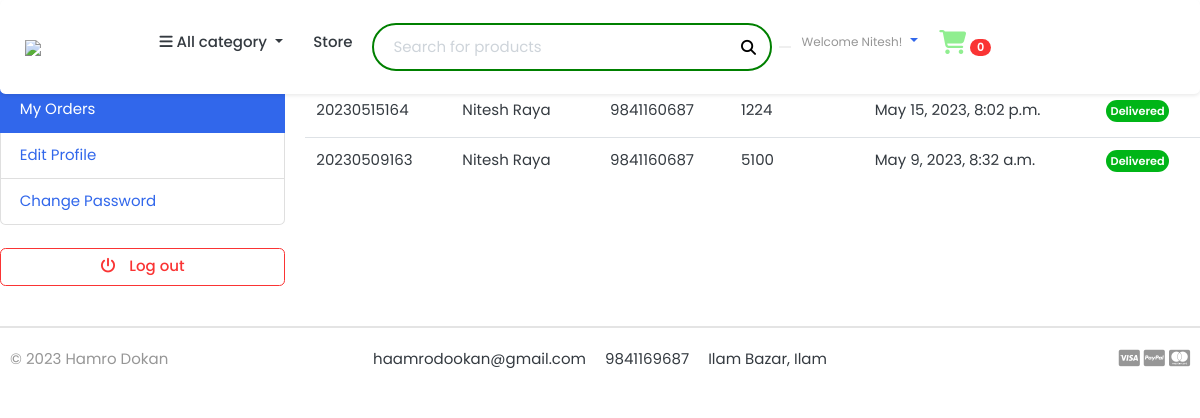
The app's page /accounts/my_orders/ (signed in), older data.
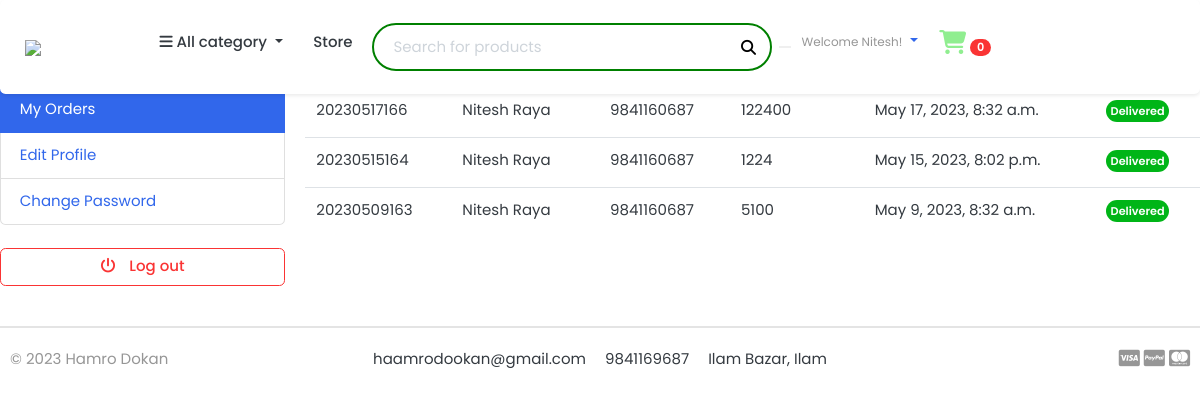
The same page, newer data.
### orders/models.py (models this page shows, shortened)
class Order(models.Model):
    STATUS = (
        ('New','New'),
        ('Accepted', 'Accepted'),
        ('Comleted', 'Completed'),
        ('Cancelled','Cancelled')
    )
    user = models.ForeignKey(Account, on_delete=models.SET_NULL, null=True)
    payment = models.ForeignKey(Payment, on_delete=models.SET_NULL,blank=True, null=True)
    order_number = models.CharField(max_length=20)
    first_name = models.CharField(max_length=50)
    last_name = models.CharField(max_length=50)
    phone = models.CharField(max_length=10)
    email = models.EmailField(max_length=50)
    state = models.CharField(max_length=250)
    area = models.CharField(max_length=250)
    address = models.CharField(max_length=250)
    status = models.CharField(max_length=10, choices=STATUS, default='New')
    ip = models.CharField(blank=True, max_length=20)
    grand_total = models.IntegerField(blank=True)
    tax = models.FloatField()
    is_ordered = models.BooleanField(default=False)
    order_note = models.TextField()
    created_at = models.DateTimeField(auto_now_add=True)
    upated_at = models.DateTimeField(auto_now=True)

### accounts/views.py (the view)
# urls.py: path("my_orders/", views.myOrders, name="myOrders"),
def myOrders(request):
    orderproduct = Order.objects.order_by('-created_at').filter(user=request.user, is_ordered=True)
    context = {
        "orderproduct" : orderproduct,
    }
    return render(request, 'accounts/my_orders.html', context)

### carts/context_processors.py (called while the page is built)
def counter(request):
    cart_count = 0
    if 'admin' in request.path:
        return {}
    else:
        try:
            cart = Cart.objects.filter(cart_id=_cart_id(request))
            if request.user.is_authenticated:
                cart_items = CartItem.objects.filter(user=request.user)
            else:
                cart_items = CartItem.objects.all().filter(cart=cart[:1])
            for cart_item in cart_items:
                cart_count += cart_item.quantity
        except Cart.DoesNotExist:
            cart_count = 0
    return dict(cart_count=cart_count)

### carts/views.py (called while the page is built)
def _cart_id(request):
    cart = request.session.session_key
    if not cart:
        cart = request.session.create()
    return cart

### category/context_processors.py (called while the page is built)
def menu_links(request):
    link = Category.objects.all()
    return dict(links=link)

### category/models.py (called while the page is built)
    def get_url(self):
        return reverse('product_by_category', args=[self.slug])

### templates/accounts/my_orders.html
{% extends 'base.html' %}
{% load static %}
{% block content %}
<div class="row padding-y">
    <aside class="col-md-3">
            <ul class="list-group">
                <a class="list-group-item" href="{% url 'dashboard' %}"> Dashboard </a>
                <a class="list-group-item active" href="{% url 'myOrders' %}"> My Orders </a>
                <a class="list-group-item" href="#">Edit Profile</a>
                <a class="list-group-item" href="#">Change Password</a>
            </ul>
            <br>
            <a class="btn btn-outline-danger btn-block" href="{% url 'logout' %}"> <i class="fa fa-power-off"></i> <span class="text">Log out</span> </a>
    </aside>
    <div class="col-md-9">
        <table class="table mb-0 bg-white">
            <thead class="bg-light">
              <tr>
                <th>#Order</th>
                <th>Billing Name</th>
                <th>Phone</th>
                <th>Order Total</th>
                <th>Date</th>
                <th>Status</th>
              </tr>
            </thead>
            <tbody>
                {% for order in orderproduct%}
                    <tr>
                        <td>
                        <div class="d-flex align-items-center">
                            <div class="ms-3">
                            <p class="fw-bold mb-1">{{order.order_number}}</p>
                            </div>
                        </div>
                        </td>
                        <td>
                        <p class="fw-normal mb-1">{{order.first_name}} {{order.last_name}}</p>
                        </td>
                        <td>{{order.phone}}</td>
                        <td>
                        <p>{{order.grand_total}}</p>
                        </td>
                        <td>
                            <span>{{order.created_at}}</span>
                        </td>
                        <td>
                            <span class="badge badge-success rounded-pill d-inline">Delivered</span>
                        </td>
                    </tr>
                {% endfor %}
            </tbody>
          </table>
    </div>
</div>
{% endblock content %}

Row changes from the older to the newer data that the page shows:
added Order: order_number "20230517166", first_name "Nitesh", last_name "Raya", phone "9841160687", grand_total "122400", created_at "May 17, 2023, 8:32 a.m."
